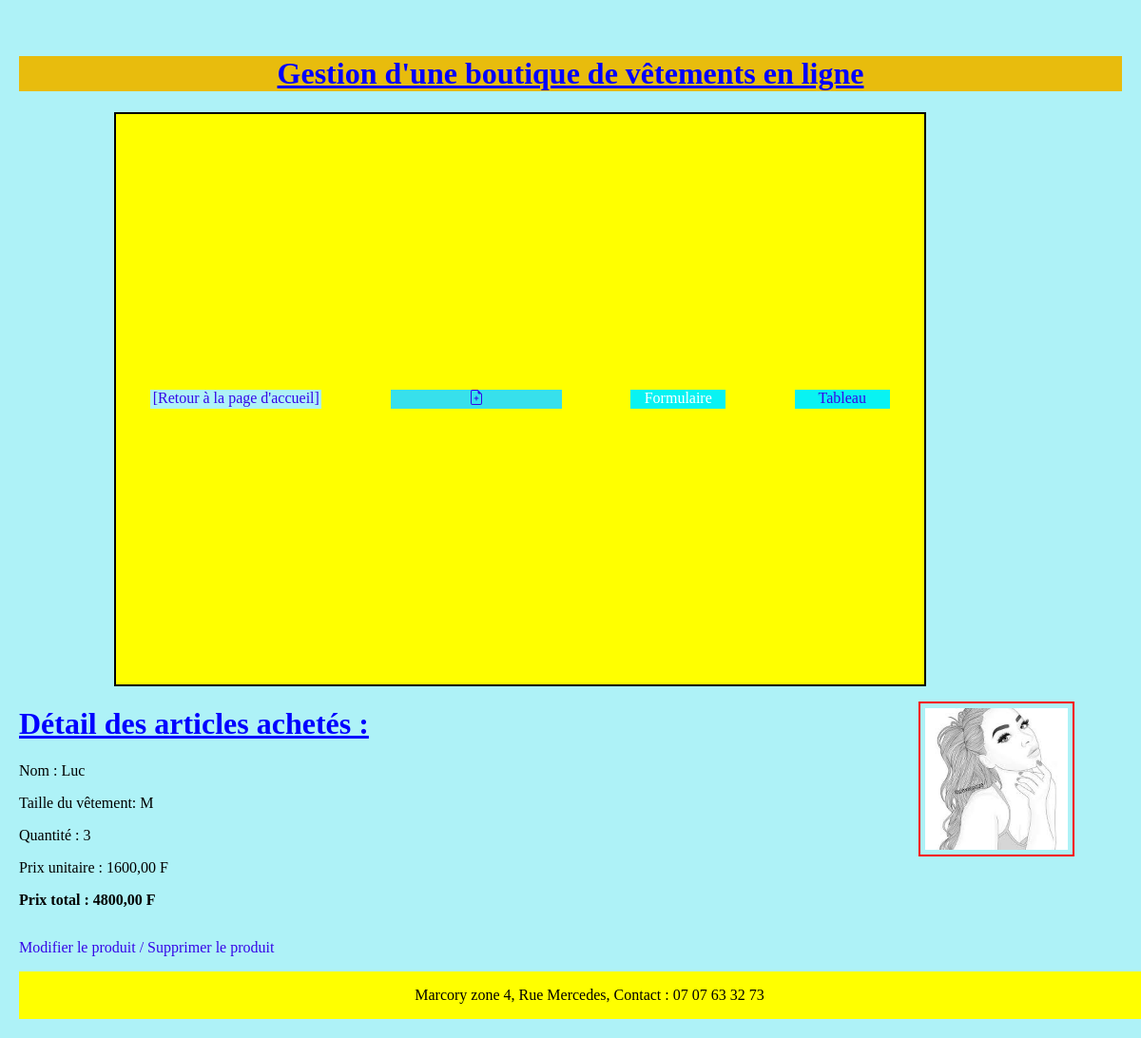
The page /prod/17/ on the database its author committed.
### gestion/models.py (models this page shows, shortened)
class Person(models.Model):
    SHIRT_SIZES = {
        "S": "Small",
        "M": "Medium",
        "L": "Large"
    }
    name = models.CharField(max_length=60)
    shirt_size = models.CharField(max_length=1, choices=SHIRT_SIZES)
    qte = models.IntegerField(blank=True, default=0, null=True, verbose_name='quantité')
    prix = models.DecimalField(max_digits=10, decimal_places=2)
    def publish(self):
        prix_total = self.qte * self.prix
        return prix_total
        self.save()

### gestion/views.py (the view)
# urls.py: path('prod/<int:pk>/', views.prod_detail, name='prod_detail'),
def prod_detail(request, pk):
    prodat = get_object_or_404(Person, pk=pk)
    return render(request, 'gestion/prod_detail.html', {'prodat':prodat})

### gestion/templates/gestion/prod_detail.html (shortened to what this page needs)
{% extends 'gestion/base.html' %}
 {% block content %}
<!DOCTYPE html>
<html lang="fr-fr">
<head>
</head>
<body>
    <h1>Détail des articles achetés :</h1>
    <p>Nom : {{ prodat.name}}</p>
    <p> Taille du vêtement: {{ prodat.shirt_size }}</p>
    <p>Quantité : {{ prodat.qte }}</p>
    <p>Prix unitaire : {{ prodat.prix }} F</p>
    <p><strong> Prix total : {{ prodat.publish }} F</strong></p>
    <p class="bouton1"><a href="{% url 'prod_edit' prodat.pk %}">Modifier le produit /</a></p>
    <p class="bouton2"><a href="{% url 'prod_supprim' prodat.pk %}">Supprimer le produit</a></p>
</body>
</html>
{% endblock %}

### gestion/static/css/gestion.css (style rules this page uses)
body { margin:10px; padding:10px; background-color:rgb(174, 242, 247); }
h1 { color: blue; text-decoration: underline; }
a:link { color: #3606e7; text-decoration: none; }
.bouton1 { display: inline-block; color: #f70656; }
.bouton2 { display: inline-block; color: green; }

### rows shown on the page
Person: name "Luc", shirt_size "M", qte "3", prix "1600,00", publish "4800,00"
